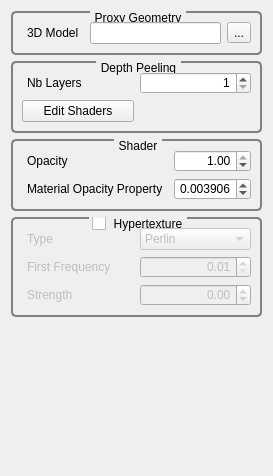
<?xml version="1.0" encoding="UTF-8"?>
<ui version="4.0">
 <class>GvQCustomEditor</class>
 <widget class="QWidget" name="GvQCustomEditor">
  <property name="geometry">
   <rect>
    <x>0</x>
    <y>0</y>
    <width>246</width>
    <height>476</height>
   </rect>
  </property>
  <property name="windowTitle">
   <string>Custom Editor</string>
  </property>
  <property name="styleSheet">
   <string>QGroupBox
{
     background-color: qlineargradient(x1: 0, y1: 0, x2: 0, y2: 1,
                                       stop: 0 #E0E0E0, stop: 1 #FFFFFF);
     border: 2px solid gray;
     border-radius: 5px;
     margin-top: 1ex; /* leave space at the top for the title */
 }

 QGroupBox::title
{
	 subcontrol-origin: margin;
     subcontrol-position: top center; /* position at the top center */
     padding: 0 3px;
     background-color: qlineargradient(x1: 0, y1: 0, x2: 0, y2: 1,
                                       stop: 0 #FFOECE, stop: 1 #FFFFFF);
 }

QLabel
{
	border-radius: 4px;
	padding: 2px;
 }
</string>
  </property>
  <layout class="QVBoxLayout" name="verticalLayout">
   <item>
    <widget class="QGroupBox" name="groupBox_5">
     <property name="title">
      <string>Proxy Geometry</string>
     </property>
     <layout class="QHBoxLayout" name="horizontalLayout">
      <item>
       <widget class="QLabel" name="label_7">
        <property name="toolTip">
         <string/>
        </property>
        <property name="text">
         <string>3D Model</string>
        </property>
       </widget>
      </item>
      <item>
       <widget class="QLineEdit" name="_3DModelLineEdit">
        <property name="dragEnabled">
         <bool>false</bool>
        </property>
        <property name="readOnly">
         <bool>true</bool>
        </property>
       </widget>
      </item>
      <item>
       <widget class="QToolButton" name="_3DModelToolButton">
        <property name="toolTip">
         <string>Load 3D model</string>
        </property>
        <property name="text">
         <string>...</string>
        </property>
       </widget>
      </item>
     </layout>
    </widget>
   </item>
   <item>
    <widget class="QGroupBox" name="groupBox">
     <property name="title">
      <string>Depth Peeling</string>
     </property>
     <layout class="QGridLayout" name="gridLayout">
      <item row="0" column="0">
       <widget class="QLabel" name="label">
        <property name="text">
         <string>Nb Layers</string>
        </property>
       </widget>
      </item>
      <item row="0" column="1">
       <widget class="QSpinBox" name="_nbLayersSpinBox">
        <property name="alignment">
         <set>Qt::AlignRight|Qt::AlignTrailing|Qt::AlignVCenter</set>
        </property>
        <property name="minimum">
         <number>1</number>
        </property>
        <property name="maximum">
         <number>8</number>
        </property>
       </widget>
      </item>
      <item row="1" column="0">
       <widget class="QPushButton" name="_editShadersPushButton">
        <property name="text">
         <string>Edit Shaders</string>
        </property>
       </widget>
      </item>
     </layout>
    </widget>
   </item>
   <item>
    <widget class="QGroupBox" name="groupBox_2">
     <property name="title">
      <string>Shader</string>
     </property>
     <layout class="QGridLayout" name="gridLayout_2">
      <item row="0" column="0">
       <widget class="QLabel" name="label_10">
        <property name="text">
         <string>Opacity</string>
        </property>
       </widget>
      </item>
      <item row="0" column="1">
       <widget class="QDoubleSpinBox" name="_shaderOpacitySpinBox">
        <property name="alignment">
         <set>Qt::AlignRight|Qt::AlignTrailing|Qt::AlignVCenter</set>
        </property>
        <property name="minimum">
         <double>0.010000000000000</double>
        </property>
        <property name="maximum">
         <double>1.000000000000000</double>
        </property>
        <property name="singleStep">
         <double>0.100000000000000</double>
        </property>
        <property name="value">
         <double>1.000000000000000</double>
        </property>
       </widget>
      </item>
      <item row="1" column="0">
       <widget class="QLabel" name="label_11">
        <property name="text">
         <string>Material Opacity Property</string>
        </property>
       </widget>
      </item>
      <item row="1" column="1">
       <widget class="QDoubleSpinBox" name="_shaderMaterialOpacityPropertySpinBox">
        <property name="toolTip">
         <string>Inverse of the distance within a material for which the maximum opacity is reached</string>
        </property>
        <property name="alignment">
         <set>Qt::AlignRight|Qt::AlignTrailing|Qt::AlignVCenter</set>
        </property>
        <property name="decimals">
         <number>6</number>
        </property>
        <property name="minimum">
         <double>0.000001000000000</double>
        </property>
        <property name="maximum">
         <double>1.000000000000000</double>
        </property>
        <property name="singleStep">
         <double>0.001000000000000</double>
        </property>
        <property name="value">
         <double>0.003906000000000</double>
        </property>
       </widget>
      </item>
     </layout>
    </widget>
   </item>
   <item>
    <widget class="QGroupBox" name="_hyperTextureGroupBox">
     <property name="title">
      <string>Hypertexture</string>
     </property>
     <property name="checkable">
      <bool>true</bool>
     </property>
     <property name="checked">
      <bool>false</bool>
     </property>
     <layout class="QGridLayout" name="gridLayout_4">
      <item row="0" column="0">
       <widget class="QLabel" name="label_3">
        <property name="text">
         <string>Type</string>
        </property>
       </widget>
      </item>
      <item row="0" column="1">
       <widget class="QComboBox" name="_noiseComboBox">
        <item>
         <property name="text">
          <string>Perlin</string>
         </property>
        </item>
       </widget>
      </item>
      <item row="1" column="0">
       <widget class="QLabel" name="label_9">
        <property name="text">
         <string>First Frequency</string>
        </property>
       </widget>
      </item>
      <item row="1" column="1">
       <widget class="QDoubleSpinBox" name="_noiseFirstFrequencySpinBox">
        <property name="alignment">
         <set>Qt::AlignRight|Qt::AlignTrailing|Qt::AlignVCenter</set>
        </property>
        <property name="minimum">
         <double>0.010000000000000</double>
        </property>
        <property name="singleStep">
         <double>0.100000000000000</double>
        </property>
       </widget>
      </item>
      <item row="2" column="0">
       <widget class="QLabel" name="label_14">
        <property name="text">
         <string>Strength</string>
        </property>
       </widget>
      </item>
      <item row="2" column="1">
       <widget class="QDoubleSpinBox" name="_noiseStrengthSpinBox">
        <property name="alignment">
         <set>Qt::AlignRight|Qt::AlignTrailing|Qt::AlignVCenter</set>
        </property>
        <property name="minimum">
         <double>-99.989999999999995</double>
        </property>
        <property name="singleStep">
         <double>0.100000000000000</double>
        </property>
       </widget>
      </item>
     </layout>
    </widget>
   </item>
   <item>
    <spacer name="verticalSpacer">
     <property name="orientation">
      <enum>Qt::Vertical</enum>
     </property>
     <property name="sizeHint" stdset="0">
      <size>
       <width>20</width>
       <height>60</height>
      </size>
     </property>
    </spacer>
   </item>
  </layout>
  <zorder>verticalSpacer</zorder>
  <zorder>groupBox_5</zorder>
  <zorder>groupBox</zorder>
  <zorder>groupBox_2</zorder>
  <zorder>_hyperTextureGroupBox</zorder>
 </widget>
 <resources/>
 <connections/>
</ui>
